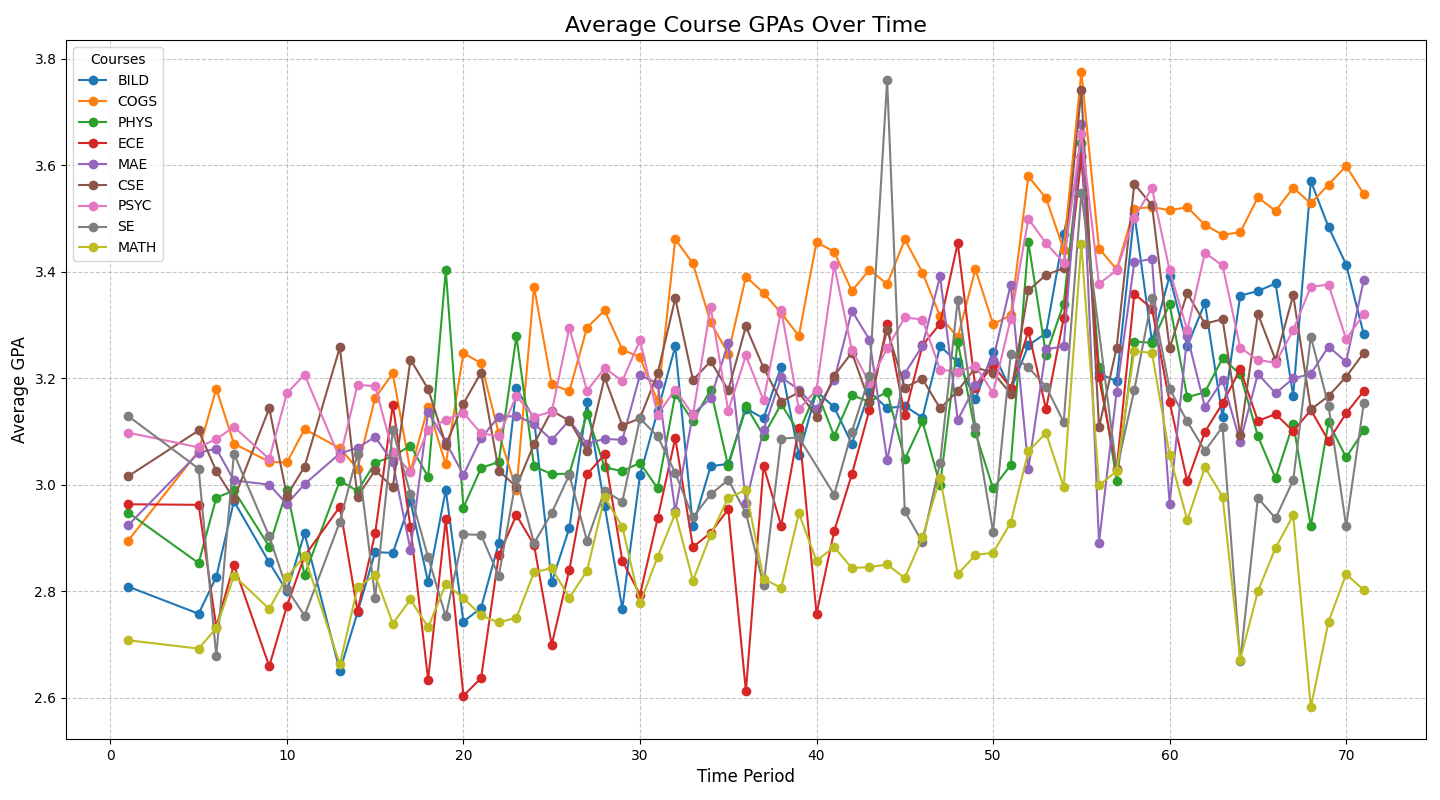

This chart was generated by the following Python code:
import json
import os
from pathlib import Path
import re
import numpy
import matplotlib.pyplot as plt

course = []
with open('results.json', 'r') as f:
    text = f.read()
    courses = json.loads(text)

course_types = set()
for course in courses:
    for i in range(len(course['course'])):
        if course['course'][i] == ' ':
            course_types.add(course['course'][:i])
            break

data = {course: [[] for i in range(74)] for course in course_types}

def clean():
    for course in courses:
        for i in range(len(course['course'])):
            if course['course'][i] == ' ':
                course['course'] = course['course'][:i]
                break
        if '/' in course['avg grade recieved']:
            courses.remove(course)
            continue
        else:
            match = re.search(r'(\d+\.\d+)', course['avg grade recieved'])
            course['avg grade recieved']= float(match.group(1)) if match else None
            if course['avg grade recieved'] == None:
                courses.remove(course)
                continue
        season_map = {'S1': 0, 'SU': 0, 'S3': 0, 'S2': 0, 'FA': 1, 'WI': 2, 'SP': 3}
        if len(course['term']) < 4:
            courses.remove(course)
        else:
            time = (int(course['term'][2:])-7)*4 + season_map[course['term'][:2]]
            #print(course['term'], time)
            data[course['course']][time].append(course['avg grade recieved'])

def plot_course_gpas(course_data):
    plt.figure(figsize=(15, 8))

    #quarters = ['07', '07', '07','07', '08', '08', '08', '08', '09', '09', '09', '09', '10', '10', '10', '10', '11', '11', '11', '11', '12', '12', '12', '12', '13', '13', '13', '13', '14', '14', '14', '14', '15', '15', '15', '15', '16', '16', '16', '16', '17', '17', '17', '17', '18', '18', '18', '18', '19', '19', '19', '19', '20', '20', '20', '20', '21', '21', '21', '21', '22', '22', '22', '22' '23', '23', '23', '23', '24', '24', '24', '24', '25', '25']
    for course, gpas in course_data.items():

        x_values = []
        y_values = []
        

        for i, gpa in enumerate(gpas):
            if gpa != 0:
                x_values.append(i)
                y_values.append(gpa)
        

        plt.plot(x_values, y_values, marker='o', linestyle='-', label=course)
    

    plt.title('Average Course GPAs Over Time', fontsize=16)
    plt.xlabel('Time Period', fontsize=12)
    plt.ylabel('Average GPA', fontsize=12)
    plt.legend(title='Courses')
    plt.grid(True, linestyle='--', alpha=0.7)
    
    # Show the plot
    plt.tight_layout()
    plt.show()

def main():
    clean()
    for d in course_types:
        for i in range(74):
            if len(data[d][i]) > 0:
                data[d][i] = sum(data[d][i])/len(data[d][i])
            else:
                data[d][i] = 0
    plot_course_gpas({course : data[course] for course in {'MAE', 'ECE', 'MATH', 'PHYS', 'BILD','CSE', 'COGS', 'SE', 'PSYC'}})





main() 
